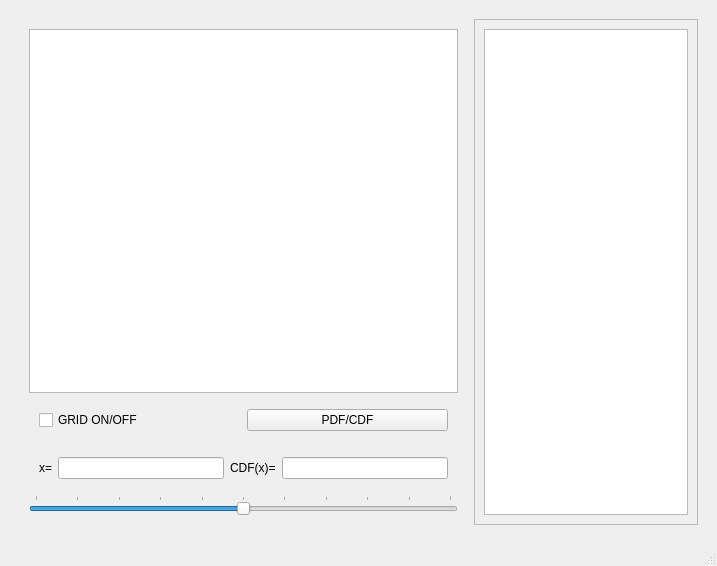
<?xml version="1.0" encoding="UTF-8"?>
<ui version="4.0">
 <class>MainWindow</class>
 <widget class="QMainWindow" name="MainWindow">
  <property name="geometry">
   <rect>
    <x>0</x>
    <y>0</y>
    <width>717</width>
    <height>566</height>
   </rect>
  </property>
  <property name="windowTitle">
   <string>MainWindow</string>
  </property>
  <widget class="QWidget" name="centralwidget">
   <layout class="QVBoxLayout" name="verticalLayout_2">
    <item>
     <layout class="QHBoxLayout" name="horizontalLayout_4" stretch="2,1">
      <property name="leftMargin">
       <number>10</number>
      </property>
      <property name="topMargin">
       <number>10</number>
      </property>
      <property name="rightMargin">
       <number>10</number>
      </property>
      <property name="bottomMargin">
       <number>10</number>
      </property>
      <item>
       <layout class="QVBoxLayout" name="verticalLayout" stretch="5,1,1,0">
        <property name="leftMargin">
         <number>10</number>
        </property>
        <property name="topMargin">
         <number>10</number>
        </property>
        <property name="rightMargin">
         <number>10</number>
        </property>
        <property name="bottomMargin">
         <number>10</number>
        </property>
        <item>
         <widget class="PlotWidget" name="graphWidget"/>
        </item>
        <item>
         <layout class="QHBoxLayout" name="horizontalLayout_2">
          <property name="leftMargin">
           <number>10</number>
          </property>
          <property name="topMargin">
           <number>10</number>
          </property>
          <property name="rightMargin">
           <number>10</number>
          </property>
          <property name="bottomMargin">
           <number>10</number>
          </property>
          <item>
           <widget class="QCheckBox" name="checkBox_Grid">
            <property name="text">
             <string>GRID ON/OFF</string>
            </property>
           </widget>
          </item>
          <item>
           <widget class="QPushButton" name="pdfcdf">
            <property name="text">
             <string>PDF/CDF</string>
            </property>
           </widget>
          </item>
         </layout>
        </item>
        <item>
         <layout class="QHBoxLayout" name="horizontalLayout">
          <property name="leftMargin">
           <number>10</number>
          </property>
          <property name="topMargin">
           <number>10</number>
          </property>
          <property name="rightMargin">
           <number>10</number>
          </property>
          <property name="bottomMargin">
           <number>10</number>
          </property>
          <item>
           <widget class="QLabel" name="label_2">
            <property name="text">
             <string>x=</string>
            </property>
           </widget>
          </item>
          <item>
           <widget class="QLineEdit" name="lineEdit_x"/>
          </item>
          <item>
           <widget class="QLabel" name="label">
            <property name="text">
             <string>CDF(x)=</string>
            </property>
           </widget>
          </item>
          <item>
           <widget class="QLineEdit" name="lineEdit_cdfx"/>
          </item>
         </layout>
        </item>
        <item>
         <widget class="QSlider" name="hSlider_x">
          <property name="minimum">
           <number>-5</number>
          </property>
          <property name="maximum">
           <number>5</number>
          </property>
          <property name="pageStep">
           <number>2</number>
          </property>
          <property name="orientation">
           <enum>Qt::Horizontal</enum>
          </property>
          <property name="tickPosition">
           <enum>QSlider::TicksAbove</enum>
          </property>
          <property name="tickInterval">
           <number>1</number>
          </property>
         </widget>
        </item>
       </layout>
      </item>
      <item>
       <widget class="QFrame" name="frame">
        <property name="frameShape">
         <enum>QFrame::StyledPanel</enum>
        </property>
        <property name="frameShadow">
         <enum>QFrame::Raised</enum>
        </property>
        <layout class="QHBoxLayout" name="horizontalLayout_3">
         <item>
          <widget class="QTextBrowser" name="textBrowser"/>
         </item>
        </layout>
       </widget>
      </item>
     </layout>
    </item>
   </layout>
  </widget>
  <widget class="QMenuBar" name="menubar">
   <property name="geometry">
    <rect>
     <x>0</x>
     <y>0</y>
     <width>717</width>
     <height>36</height>
    </rect>
   </property>
  </widget>
  <widget class="QStatusBar" name="statusbar"/>
 </widget>
 <customwidgets>
  <customwidget>
   <class>PlotWidget</class>
   <extends>QGraphicsView</extends>
   <header location="global">pyqtgraph</header>
   <container>1</container>
  </customwidget>
 </customwidgets>
 <resources/>
 <connections/>
</ui>
